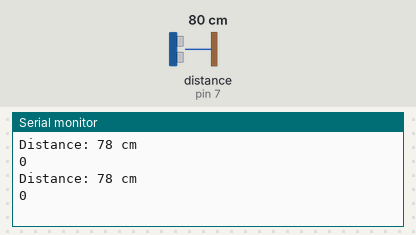
A sketch run on a simulated Arduino Uno, built with avr-gcc and run on an emulated ATmega328P. Parts: the last lines printed to the serial monitor. Wiring (inferred from the names in the program): ultrasonic range finder: trigger pin 6; echo pin 7. The inputs (shaded band) are chosen by the test bench; at power-on: distance to the obstacle (sensor on pin 7) 80 cm. The echo pulse lasts 58.3 µs per cm.

Above: at 1.8 s.
1.9 s: distance to the obstacle (sensor on pin 7) set to 2 cm
At 2.8 s:
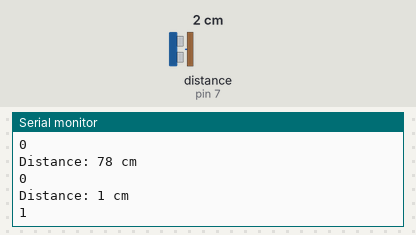
3.4 s: distance to the obstacle (sensor on pin 7) set to 4 cm
At 4.8 s:
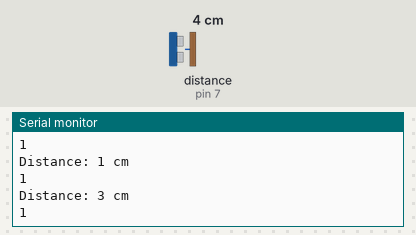
Timing chart, 0 to 6.4 s (numbered marks = the images above; inputs shaded):
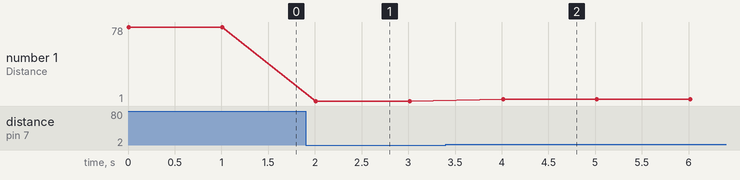

Measured:
- after the input at 1.9 s, the serial monitor: prints a new line after 0.11 s (image 1)
- after the input at 3.4 s, the serial monitor: prints a new line after 0.61 s (image 2)
- plotted number 1: 78 → 1 after the input at 1.9 s, 1 → 3 after the input at 3.4 s

The sketch:

USTest.ino
```cpp
// Define pins for the ultrasonic sensor
const int trigPin = 6;
const int echoPin = 7;

// Variable to store the duration of the pulse
long duration;

// Variable to store the distance
int distance;

const int DOOR_WIDTH_CM = 75;

void setup() {
  // Initialize serial communication
  Serial.begin(9600);

  // Set the trigger pin as an output
  pinMode(trigPin, OUTPUT);

  // Set the echo pin as an input
  pinMode(echoPin, INPUT);
}

void loop() {
  // Clear the trigPin
  digitalWrite(trigPin, LOW);
  delayMicroseconds(2);

  // Set the trigPin HIGH for 10 microseconds
  digitalWrite(trigPin, HIGH);
  delayMicroseconds(10);
  digitalWrite(trigPin, LOW);

  // Read the echoPin, returns the sound wave travel time in microseconds
  duration = pulseIn(echoPin, HIGH);

  // Calculate the distance in centimeters
  distance = duration * 0.034 / 2;

  // Print the distance on the Serial Monitor
  Serial.print("Distance: ");
  Serial.print(distance);
  Serial.println(" cm");
  Serial.println(distance < DOOR_WIDTH_CM);

  // Wait for a short period before the next measurement
  delay(1000); // 1 second
}
```
